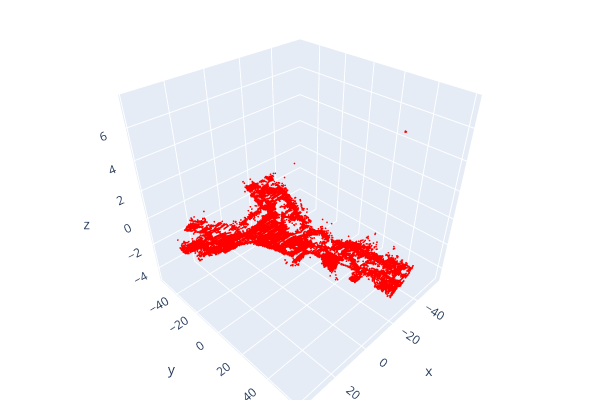

The notebook cell this image was saved under:
### Code cell
ground_points = xyz[list(ground_idx)]

ground_pcd = o3d.geometry.PointCloud()
ground_pcd.points = o3d.utility.Vector3dVector(ground_points)

o3d.visualization.draw_plotly([ground_pcd])

### Figure 1 — Plotly figure (JSON) as saved in the notebook; plotly's stock layout.template omitted (floating-point values rounded to 4 significant figures; data arrays with more than 128 entries replaced by an {"elided": "..."} marker saying what was removed)
{"data": [{"marker": {"color": {"elided": "11215x3 float values"}, "size": 1}, "mode": "markers", "type": "scatter3d", "x": {"elided": "11215 float values"}, "y": {"elided": "11215 float values"}, "z": {"elided": "11215 float values"}}], "layout": {"height": 400, "margin": {"b": 0, "l": 0, "r": 0, "t": 0}, "scene": {"camera": {"center": {"x": 0, "y": 0, "z": 0}, "up": {"x": 0, "y": 0, "z": 1}}}, "showlegend": false, "width": 600}}
